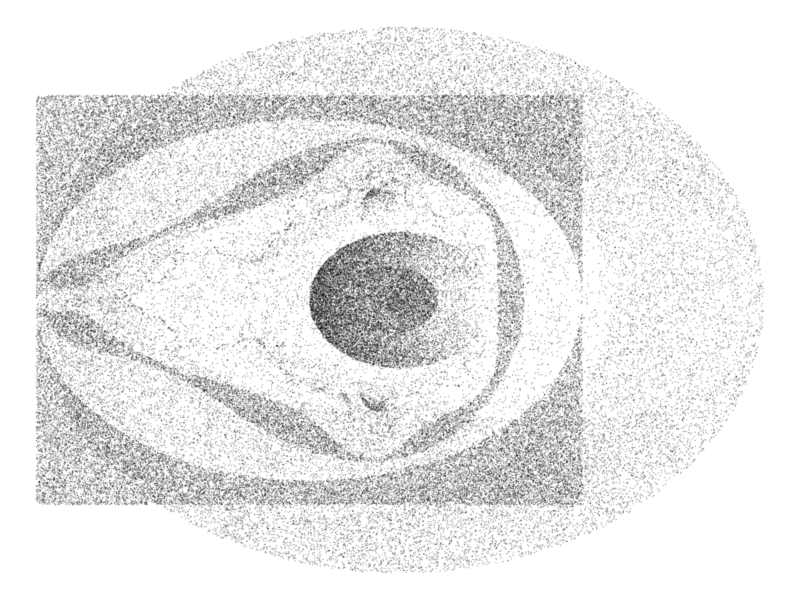

The R script that drew this image:

# pacotes utilizados
library(ggplot2)

# simular um conjunto de mandelbrot
mandelbrot <- function(n, xmin, xmax, ymin, ymax, maxit = 1000) {
  x0 <- runif(n, xmin, xmax)
  y0 <- runif(n, ymin, ymax)
  x <- y <- rep(0, n)
  for (i in 1:maxit) {
    x1 <- x^2 - y^2 + x0
    y1 <- 2 * x * y + y0
    idx <- (x1^2 + y1^2) > 4
    x[idx] <- x0[idx]
    y[idx] <- y0[idx]
    x[!idx] <- x1[!idx]
    y[!idx] <- y1[!idx]
  }
  return(data.frame(x, y))
}
# grafico usando ggplot2 de um fractal mandelbrot
mandelbrot(100000, -2, 1, -1.5, 1.5) |>
  ggplot(aes(x, y)) +
  geom_point(alpha = 0.1, size = 0.1) +
  theme_void()
